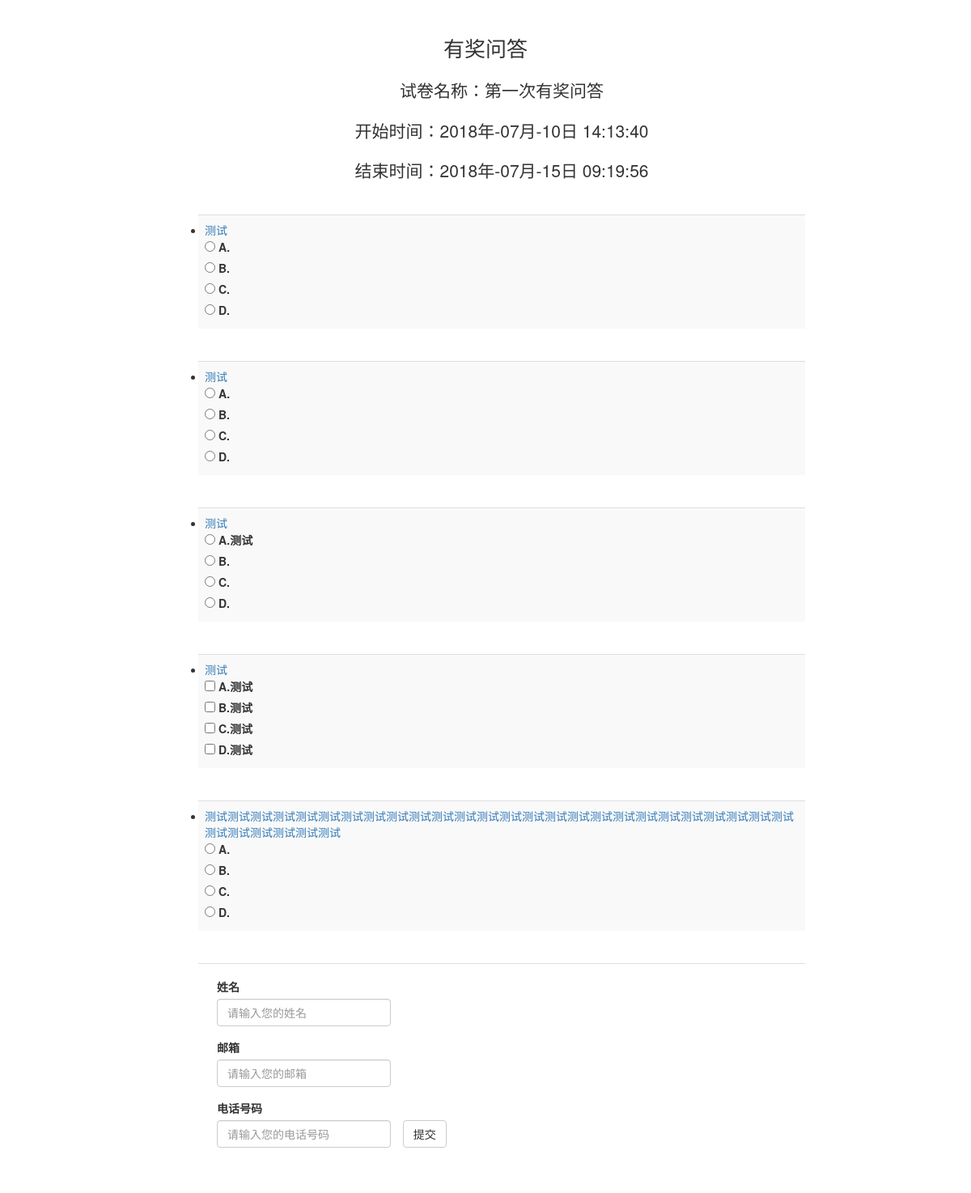
The page /polls/1/ on the database its author committed.
### polls/models.py (models this page shows, shortened)
class Questionaire(models.Model):
    questionaire_text = models.CharField('问卷名称',max_length=200)
    pub_date = models.DateTimeField('开始时间',default=timezone.now,)
    end_time = models.DateTimeField('结束时间',default=timezone.now()+datetime.timedelta(days=10))
    questionaire_uid= models.BigIntegerField('序号',default=0)
    drawnd = models.BooleanField(default=False, help_text='是否抽过奖')

class Question(models.Model):
    questionaire = models.ForeignKey(Questionaire, on_delete=models.CASCADE,help_text='问题所在问卷')
    pub_date = models.DateTimeField('问题创建时间' ,default=timezone.now())
    question_text = models.CharField('问题内容',max_length=200,help_text='问题内容')
    number= models.IntegerField(default=0)
    sf = models.BooleanField('是否多选',default=False)

class Choice(models.Model):
    question = models.ForeignKey(Question, on_delete=models.CASCADE)
    choice_text = models.CharField('答案内容',max_length=200,help_text='需要加上选项字母，如"A.答案内容"')
    votes = models.IntegerField('答案分数',default=0,help_text='正确为一分，多选题非正确选项为-5分')
    answer = models.BooleanField(default = False)

### polls/views.py (the view)
# urls.py: path('<int:question_id>/', views.index, name='index'),
def index(request,question_id):
    if timezone.now()<Questionaire.objects.filter(id=question_id)[0].pub_date:
        return HttpResponse('还没开始')
    if timezone.now()>Questionaire.objects.filter(id=question_id)[0].end_time:
        return HttpResponse('已经结束')
    f=Questionaire.objects.filter(id=question_id)[0]
    latest_question_list = f.question_set.all().order_by('-pub_date')[:5]
    t1 = datetime.datetime.strftime(f.pub_date, '%Y年-%m月-%d日 %H:%M:%S')
    t2 = datetime.datetime.strftime(f.end_time, '%Y年-%m月-%d日 %H:%M:%S')
    template = loader.get_template('polls/index.html')
    context = {
        'latest_question_list': latest_question_list,
        'f':f,
        't1':t1,
        't2':t2,
    }
    return HttpResponse(template.render(context, request))

### polls/templates/polls/index.html (shortened to what this page needs)
<!DOCTYPE html>
<html>
<head>
	<link rel="stylesheet" href="https://cdn.bootcss.com/bootstrap/3.3.7/css/bootstrap.min.css">
</head>
<body>
<div id="container">
　<table width="760" height="100%" align="center">
　　<tr>
　　<td>
　　<div align="center">
   <div class="container">
   <div class="row" >
      <div class="col-xs-5 col-sm-6 col-md-8  col-md-offset-2 "
         box-shadow: inset 0px 0px 1px #234, inset 0px 0px 0px #244;">
<div class="text"  style=" font-size:26px; text-align:center" >有奖问答</div><br />
<ul>
<p class="lead">试卷名称：{{ f.questionaire_text }}</p>
<p class="lead">开始时间：{{ t1}}</p>
<p class="lead">结束时间：{{ t2}}</p>
</ul>
      </div></div></div>
{% if latest_question_list %}
    <ul>
<form class="bs-example bs-example-form" action="{% url 'polls:vote'%}" method="post">
        {% for question in latest_question_list %}
   <div class="row" >
      <div class="col-xs-5 col-sm-6 col-md-8  col-md-offset-2 "
         box-shadow: inset 0px 0px 1px #000, inset 0px 0px 0px #000;">
　   <table class="table table-striped">
　　      <tr>
　　      <td>
            <li><a  >{{ question.question_text }}</a></li>
            {% for choice in question.choice_set.all %}
                {% if question.sf %}
            <input type="checkbox"  name={{ choice.id }} id="choice  {{ forloop.counter }}" value="{{ choice.id }}" />
            <label for="choice {{ forloop.counter }}" required>{{ choice.choice_text }}</label><br />
            {% else %}
            <input type="radio"  name={{ question.id }} id="choice  {{ forloop.counter }}" value="{{ choice.id }}" />
            <label for="choice {{ forloop.counter }}" required>{{ choice.choice_text }}</label><br />
                {% endif %}
            {% endfor %}
            </td>
　　      </tr>
　　  </table>
             </div></div>
        {% endfor %}
 <div class="row">
   <div class="container">
   <div class="row" >
      <div class="col-xs-12 col-sm-6 col-md-8 col-md-offset-2 "
         box-shadow: inset 0px 0px 1px #234, inset 0px 0px 0px #244;">
 <table class="table"  >
　　      <tr>
　　      <td>
    <div class="form-group" style="padding: 10px 0px 50px;">
        <div class="col-xs-4">
        <label for="exampleInputEmail1">姓名</label>
        <input type="text" class="form-control" name="firstname" placeholder="请输入您的姓名" required="required">
    </div></div>
   <div class="form-group" style="padding: 10px 0px 50px;">
        <div class="col-xs-4">
        <label for="exampleInputEmail1">邮箱</label>
        <input type="email" class="form-control" name="email" placeholder="请输入您的邮箱" required="required">
    </div></div>
       <div class="form-group" style="padding: 10px 0px 10px;">
        <div class="col-xs-4">
        <label for="exampleInputEmail1">电话号码</label>
        <input class="form-control" id="private_phone" name="phone_number" pattern="(\d{11})|^((\d{7,8})|(\d{4}|\d{3})-(\d{7,8})|(\d{4}|\d{3})-(\d{7,8})-(\d{4}|\d{3}|\d{2}|\d{1})|(\d{7,8})-(\d{4}|\d{3}|\d{2}|\d{1}))$" placeholder="请输入您的电话号码" required="required" type="text" />
    </div></div>
     <button type="submit" class="btn btn-default">提交</button>
      </td>
　　      </tr>
　　  </table>
       </div></div></div>
</form>
    </ul>
    </div>
　　</td>
　　</tr>
　　</table>
{% else %}
    <p>No polls are available.</p>
{% endif %}

### rows shown on the page
Questionaire: questionaire_text "第一次有奖问答"
Question: question_text "测试"
Choice: choice_text "A."
Choice: choice_text "B."
Choice: choice_text "C."
Choice: choice_text "D."
Question: question_text "测试"
Choice: choice_text "A."
Choice: choice_text "B."
Choice: choice_text "C."
Choice: choice_text "D."
Question: question_text "测试"
Choice: choice_text "A.测试"
Choice: choice_text "B."
Choice: choice_text "C."
Choice: choice_text "D."
Question: question_text "测试"
Choice: choice_text "A.测试"
Choice: choice_text "B.测试"
Choice: choice_text "C.测试"
Choice: choice_text "D.测试"
Question: question_text "测试测试测试测试测试测试测试测试测试测试测试测试测试测试测试测试测试测试测试测试测试测试测试测试测试测试测试测试测试测试测试测试"
Choice: choice_text "A."
Choice: choice_text "B."
Choice: choice_text "C."
Choice: choice_text "D."

### other values the page prints
{{ t1 }} "2018年-07月-10日 14:13:40"
{{ t2 }} "2018年-07月-15日 09:19:56"
